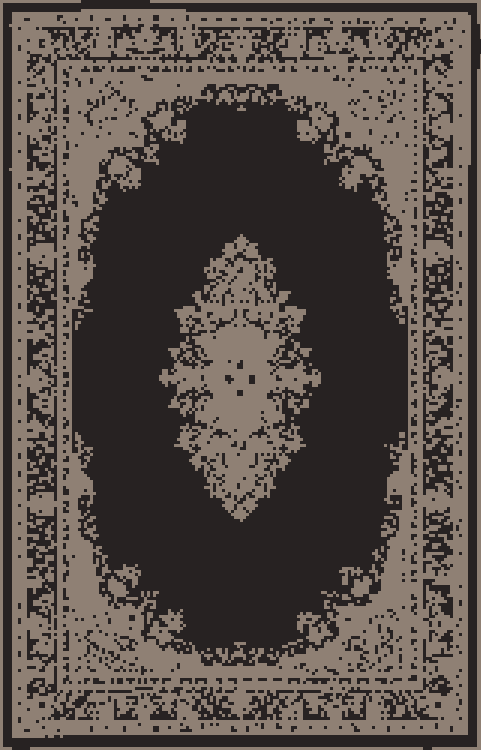
#> input picture black_rug_pixelfied.png, 961 x 1500 px (shown at 1/2 size); its folder holds only this picture in this run
$ python main.py black_rug_pixelfied.png
#> lines starting #> are read from the running program, lines starting #| are printed output that depends on the picture
# python3 -m venv path/to/venv
# source path/to/venv/bin/activate
# python3 -m pip install xyz

"""
TODO: add frontend, preferably in a web app thats easily deployable
TODO: add brush in frontend to edit pixel colors, eyedrop and color picker of colors found in smart mode
TODO: save as different formats
TODO: google ads on the frontend
"""


"""
Pixelfy Tool - Converts images to pixelated versions by averaging colors in 5x5 pixel blocks
"""

import argparse
import os
from PIL import Image
import numpy as np
from sklearn.cluster import KMeans
from collections import defaultdict


def average_color(block):
    """
    Calculate the average color of a 5x5 pixel block

    Args:
        block: numpy array of shape (5, 5, 3) for RGB or (5, 5, 4) for RGBA

    Returns:
        tuple: average RGB or RGBA values
    """
    # Calculate mean across all pixels in the block
    avg_color = np.mean(block, axis=(0, 1))

    # For RGBA images, handle transparency properly
    if block.shape[2] == 4:
        # If all pixels in the block are fully transparent, keep it transparent
        if np.all(block[:, :, 3] == 0):
            return (0, 0, 0, 0)

        # For partially transparent blocks, calculate weighted average
        # Only consider non-transparent pixels for color averaging
        non_transparent = block[:, :, 3] > 0
        if np.any(non_transparent):
            # Average color of non-transparent pixels
            color_avg = np.mean(block[non_transparent, :3], axis=0)
            # Average alpha of all pixels in the block
            alpha_avg = np.mean(block[:, :, 3])
            return tuple(map(int, [*color_avg, alpha_avg]))
        else:
            return (0, 0, 0, 0)

    return tuple(map(int, avg_color))


# [46 lines left out: function smart_color_reduction, not called in this run]


def pixelfy_image(image_path, output_path=None, block_size=5, smart=False, max_colors=32):
    """
    Pixelfy an image by averaging colors in block_size x block_size pixel squares

    Args:
        image_path (str): Path to input image
        output_path (str): Path for output image (optional)
        block_size (int): Size of pixel blocks (default: 5)
        smart (bool): Use smart color reduction (default: False)
        max_colors (int): Maximum number of colors for smart mode (default: 32)

    Returns:
        str: Path to the output image
    """
#> called with image_path = 'black_rug_pixelfied.png', block_size = 5, smart = False, max_colors = 32
    # Open the image
    try:
        img = Image.open(image_path)
#> img is the input picture: PIL image 961x1500 RGBA; mean R, G, B, A 87.5, 77.8, 72.2, 255
    except Exception as e:
        raise ValueError(f"Could not open image {image_path}: {e}")

    # Fix image orientation based on EXIF data
    try:
        # Get EXIF data
        exif = img._getexif()
        if exif is not None:
            # Orientation tag
            orientation = exif.get(274)  # 274 is the orientation tag
            if orientation is not None:
                # Rotate image based on orientation
                if orientation == 3:
                    img = img.rotate(180, expand=True)
                elif orientation == 6:
                    img = img.rotate(270, expand=True)
                elif orientation == 8:
                    img = img.rotate(90, expand=True)
    except Exception:
        # If EXIF handling fails, continue without rotation
        pass

    # Convert to RGBA if necessary (preserves transparency)
    if img.mode not in ['RGB', 'RGBA']:
        img = img.convert('RGBA')
    elif img.mode == 'RGB':
        # Convert RGB to RGBA to handle transparency consistently
        img = img.convert('RGBA')

    # Convert to numpy array for easier processing
    img_array = np.array(img)
    height, width, channels = img_array.shape
#> height = 1500; width = 961; channels = 4

    # Create output array
    output_array = np.zeros_like(img_array)

    # Process image in blocks
    for y in range(0, height, block_size):
        for x in range(0, width, block_size):
            # Extract the current block
            y_end = min(y + block_size, height)
            x_end = min(x + block_size, width)
            block = img_array[y:y_end, x:x_end]

            # Calculate average color for this block
            avg_color = average_color(block)

            # Fill the entire block with the average color
            output_array[y:y_end, x:x_end] = avg_color
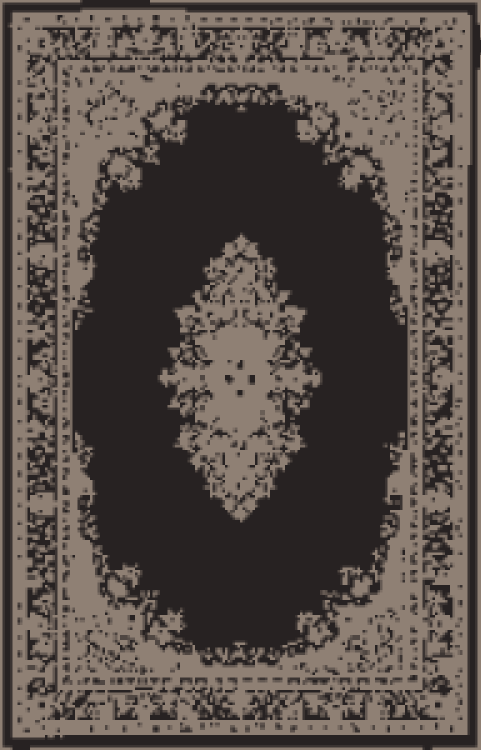
#> output_array: shape (1500, 961, 4) (shown at 1/2 size); mean R, G, B, A 87.4, 77.7, 72.1, 255

    # Apply smart color reduction if requested
    if smart:
        print(f"Applying smart color reduction (max {max_colors} colors)...")
        output_array = smart_color_reduction(output_array, max_colors)

    # Convert back to PIL Image
    output_img = Image.fromarray(output_array.astype(np.uint8), 'RGBA')

    # Generate output path if not provided
    if output_path is None:
        base_name = os.path.splitext(image_path)[0]
        output_path = f"{base_name}_pixelfied.png"

    # Save the result with transparency support
    output_img.save(output_path, 'PNG')
    print(f"Pixelfied image saved to: {output_path}")

    return output_path


def main():
    """Main function to handle command line arguments and run the pixelfy tool"""
    parser = argparse.ArgumentParser(
        description="Pixelfy an image by averaging colors in 5x5 pixel blocks"
    )
    parser.add_argument(
        "input_image",
        help="Path to the input image file"
    )
    parser.add_argument(
        "-o", "--output",
        help="Path for the output image (default: input_pixelfied.png)"
    )
    parser.add_argument(
        "-b", "--block-size",
        type=int,
        default=5,
        help="Size of pixel blocks (default: 5)"
    )
    parser.add_argument(
        "-s", "--smart",
        action="store_true",
        help="Use smart color reduction to minimize distinct colors"
    )
    parser.add_argument(
        "-c", "--max-colors",
        type=int,
        default=32,
        help="Maximum number of colors for smart mode (default: 32)"
    )

    args = parser.parse_args()

    # Check if input file exists
    if not os.path.exists(args.input_image):
        print(f"Error: Input file '{args.input_image}' does not exist.")
        return 1

    try:
        output_path = pixelfy_image(
            args.input_image,
            args.output,
            args.block_size,
            args.smart,
            args.max_colors
        )
        print(f"Successfully pixelfied image with {args.block_size}x{args.block_size} blocks!")
        return 0
    except Exception as e:
        print(f"Error: {e}")
        return 1


if __name__ == "__main__":
    exit(main())
#> (the program exits here)
